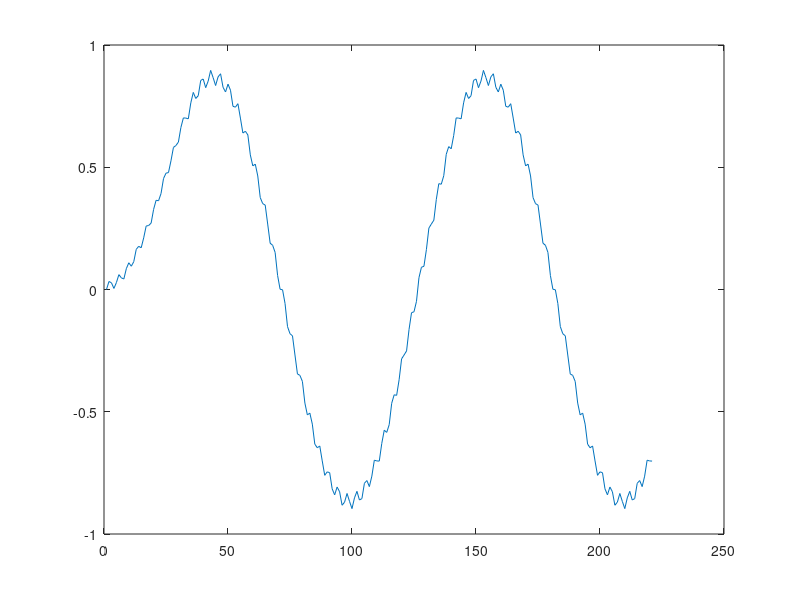

Write the MATLAB code that produced this figure.
f1=10;
f2=300;
fs=1100;
t=0:1/fs:0.2;

%%
% Next we will generate a low frequency signal.
y=sin(2*pi*f1*t)%frequency one
plot(t,y);

%%
y=y+sin(2*pi*f2*t)%frequency two
plot(t,y);

%%
b=ones(1,32)/32;
yy=filter(b,1,y);

%%
plot(yy) % Plot result
%%
% <http://www.mathworks.com MathWorks> 